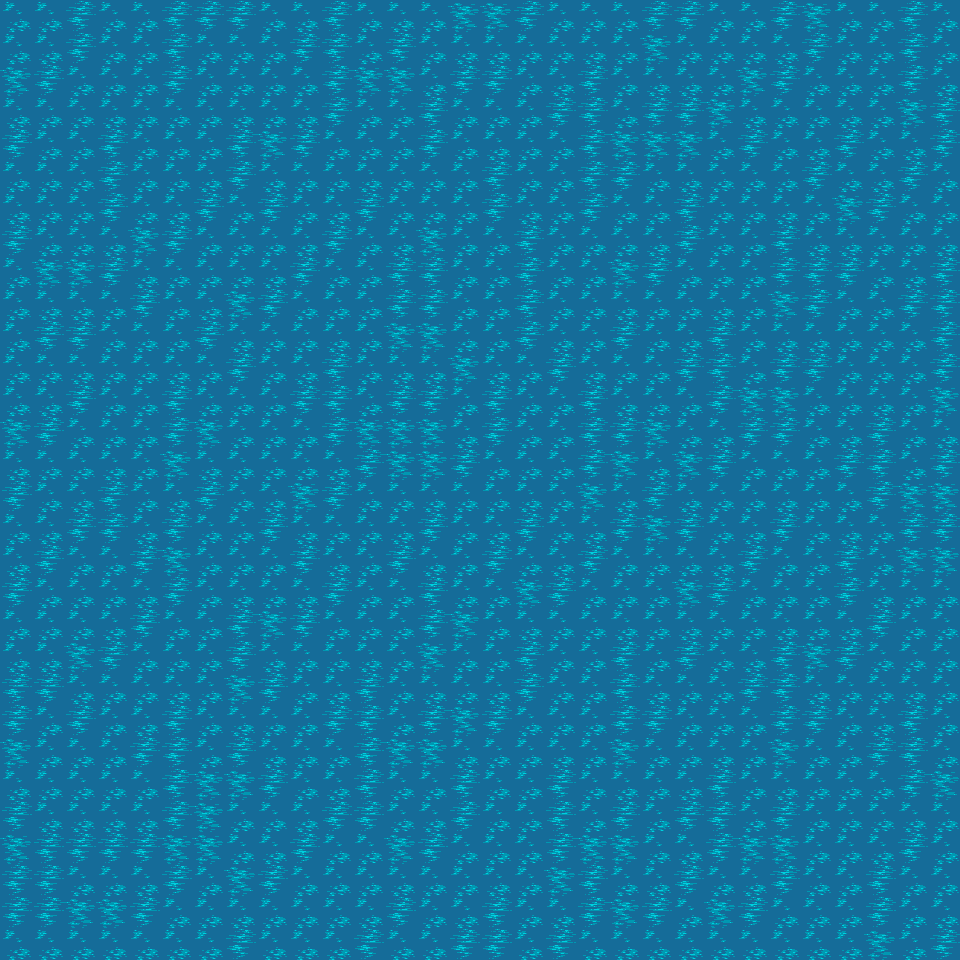

The image is a tile-based game level rendered from a .tmx file. Its description and complete source (layers, tilesets, objects, tile grids) follow:
An orthogonal 30x30 tile map with 32x32 px tiles, 1 tile layer (Ocean), 1 hidden layer not drawn, 2 tilesets.

<map version="1.0" orientation="orthogonal" renderorder="right-down" width="30" height="30" tilewidth="32" tileheight="32" nextobjectid="1">
 <tileset firstgid="1" name="forest_tiles" tilewidth="32" tileheight="32" tilecount="256" columns="16">
  <image source="../images/forest_tiles.png" width="512" height="512" />
 </tileset>
 <tileset firstgid="257" name="meta_tiles" tilewidth="32" tileheight="32" tilecount="2" columns="2">
  <image source="../images/meta_tiles.png" width="67" height="34" />
 </tileset>
 <layer name="Ocean" width="30" height="30">
  <data encoding="csv">
137,137,134,137,137,134,134,134,137,137,134,137,137,137,156,156,134,137,137,137,134,134,137,137,134,156,137,137,134,137,
137,137,134,137,137,134,137,137,137,134,134,137,134,137,137,137,137,137,137,137,156,137,137,137,137,134,137,137,134,137,
156,134,137,137,137,134,137,137,137,137,134,156,156,137,134,134,137,137,134,137,137,137,137,156,134,137,137,137,134,137,
137,137,137,137,137,137,137,137,137,137,134,137,137,134,137,137,137,134,134,137,134,134,156,137,137,137,137,137,156,134,
134,137,137,134,137,137,137,134,156,134,137,137,137,134,137,137,137,137,134,156,156,156,137,134,137,137,134,137,137,134,
137,137,137,134,137,137,137,134,137,137,137,137,137,137,137,134,137,137,134,134,137,137,137,137,137,134,137,137,134,137,
137,137,137,134,137,137,134,137,134,137,137,134,137,137,137,134,137,137,134,137,137,134,137,137,137,137,156,134,137,137,
134,137,137,137,156,134,137,137,137,137,134,137,137,156,137,137,134,137,137,137,137,134,137,137,134,137,137,137,137,137,
137,156,156,134,137,137,137,137,137,134,137,137,134,134,137,137,134,137,137,156,134,137,137,137,134,134,134,137,137,134,
137,137,137,137,134,137,137,156,134,137,137,137,134,134,137,137,134,137,137,137,137,137,137,137,156,134,137,137,134,134,
137,134,134,137,137,137,134,137,137,137,137,137,156,156,137,137,134,137,137,134,137,137,134,137,137,137,137,137,137,134,
137,137,137,137,137,137,137,134,137,137,134,137,137,137,156,137,137,134,137,137,137,134,134,137,134,134,137,137,137,134,
137,137,134,137,137,134,137,137,137,134,134,137,134,134,137,134,137,137,134,137,137,137,134,156,156,137,137,137,137,156,
156,134,137,137,137,134,156,137,137,137,134,156,156,156,137,134,137,137,134,134,156,137,137,134,134,137,137,134,137,137,
137,137,137,137,137,156,137,137,137,137,137,134,156,156,134,137,137,137,134,156,137,156,134,137,137,137,134,134,137,134,
134,137,137,134,137,137,134,137,137,156,134,137,137,137,137,137,137,137,156,137,134,137,137,137,137,137,137,134,156,156,
137,137,134,134,137,134,137,137,134,137,137,137,137,134,137,137,134,137,137,134,156,134,137,137,134,137,137,137,134,134,
137,134,137,137,134,156,137,137,137,134,137,137,134,137,137,134,137,137,134,137,137,137,137,134,137,137,134,137,156,156,
134,137,137,137,137,134,137,137,137,137,134,137,137,134,137,137,156,134,137,137,137,156,134,137,137,137,134,137,137,137,
137,137,137,137,134,137,137,134,156,134,137,137,137,134,156,137,137,137,137,137,137,137,137,137,137,137,137,134,137,137,
137,137,156,134,137,137,137,134,137,137,137,137,137,156,137,137,134,137,137,134,137,134,137,137,134,156,134,137,137,137,
134,134,137,137,137,137,137,156,134,137,137,134,137,137,137,137,134,137,137,134,137,137,137,134,134,137,137,137,137,137,
134,137,134,137,137,134,137,137,137,137,134,134,137,134,156,134,137,137,137,134,134,137,137,137,134,134,137,137,134,137,
156,137,137,137,134,134,137,134,137,137,137,134,156,156,137,137,137,137,137,156,137,137,137,137,156,137,137,134,134,137,
137,137,137,137,137,134,156,156,134,137,137,134,137,137,134,137,137,134,137,137,137,137,134,137,137,137,137,137,134,156,
134,137,137,137,137,134,156,137,137,137,134,134,137,137,134,137,137,134,137,134,137,134,134,137,134,137,137,137,137,137,
156,134,134,134,134,156,156,137,137,134,137,137,156,134,137,137,137,134,156,156,137,137,134,156,156,137,137,137,134,137,
134,134,137,137,137,134,137,156,134,137,137,137,137,137,137,137,137,156,134,137,137,134,137,137,134,137,137,134,137,137,
134,134,156,156,134,137,137,137,137,137,137,137,134,137,137,134,137,137,134,156,134,137,156,134,137,137,137,134,137,137,
137,137,137,137,137,137,137,134,137,137,137,134,137,137,134,134,137,134,137,137,137,137,137,137,137,137,137,156,137,134
</data>
 </layer>
 <layer name="Collision" width="30" height="30" visible="0">
  <data encoding="csv">
257,257,257,257,257,257,257,257,257,257,257,257,257,257,257,257,257,257,257,257,257,257,257,257,257,257,257,257,257,257,
257,257,257,257,257,257,257,257,257,257,257,257,257,257,257,257,257,257,257,257,257,257,257,257,257,257,257,257,257,257,
257,257,257,257,257,257,257,257,257,257,257,257,257,257,257,257,257,257,257,257,257,257,257,257,257,257,257,257,257,257,
257,257,257,257,257,257,257,257,257,257,257,257,257,257,257,257,257,257,257,257,257,257,257,257,257,257,257,257,257,257,
257,257,257,257,257,257,257,257,257,257,257,257,257,257,257,257,257,257,257,257,257,257,257,257,257,257,257,257,257,257,
257,257,257,257,257,257,257,257,257,257,257,257,257,257,257,257,257,257,257,257,257,257,257,257,257,257,257,257,257,257,
257,257,257,257,257,257,257,257,257,257,257,257,257,257,257,257,257,257,257,257,257,257,257,257,257,257,257,257,257,257,
257,257,257,257,257,257,257,257,257,257,257,257,257,257,257,257,257,257,257,257,257,257,257,257,257,257,257,257,257,257,
257,257,257,257,257,257,257,257,257,257,257,257,257,257,257,257,257,257,257,257,257,257,257,257,257,257,257,257,257,257,
257,257,257,257,257,257,257,257,257,257,257,257,257,257,257,257,257,257,257,257,257,257,257,257,257,257,257,257,257,257,
257,257,257,257,257,257,257,257,257,257,257,257,257,257,257,257,257,257,257,257,257,257,257,257,257,257,257,257,257,257,
257,257,257,257,257,257,257,257,257,257,257,257,257,257,257,257,257,257,257,257,257,257,257,257,257,257,257,257,257,257,
257,257,257,257,257,257,257,257,257,257,257,257,257,257,257,257,257,257,257,257,257,257,257,257,257,257,257,257,257,257,
257,257,257,257,257,257,257,257,257,257,257,257,257,257,257,257,257,257,257,257,257,257,257,257,257,257,257,257,257,257,
257,257,257,257,257,257,257,257,257,257,257,257,257,257,257,257,257,257,257,257,257,257,257,257,257,257,257,257,257,257,
257,257,257,257,257,257,257,257,257,257,257,257,257,257,257,257,257,257,257,257,257,257,257,257,257,257,257,257,257,257,
257,257,257,257,257,257,257,257,257,257,257,257,257,257,257,257,257,257,257,257,257,257,257,257,257,257,257,257,257,257,
257,257,257,257,257,257,257,257,257,257,257,257,257,257,257,257,257,257,257,257,257,257,257,257,257,257,257,257,257,257,
257,257,257,257,257,257,257,257,257,257,257,257,257,257,257,257,257,257,257,257,257,257,257,257,257,257,257,257,257,257,
257,257,257,257,257,257,257,257,257,257,257,257,257,257,257,257,257,257,257,257,257,257,257,257,257,257,257,257,257,257,
257,257,257,257,257,257,257,257,257,257,257,257,257,257,257,257,257,257,257,257,257,257,257,257,257,257,257,257,257,257,
257,257,257,257,257,257,257,257,257,257,257,257,257,257,257,257,257,257,257,257,257,257,257,257,257,257,257,257,257,257,
257,257,257,257,257,257,257,257,257,257,257,257,257,257,257,257,257,257,257,257,257,257,257,257,257,257,257,257,257,257,
257,257,257,257,257,257,257,257,257,257,257,257,257,257,257,257,257,257,257,257,257,257,257,257,257,257,257,257,257,257,
257,257,257,257,257,257,257,257,257,257,257,257,257,257,257,257,257,257,257,257,257,257,257,257,257,257,257,257,257,257,
257,257,257,257,257,257,257,257,257,257,257,257,257,257,257,257,257,257,257,257,257,257,257,257,257,257,257,257,257,257,
257,257,257,257,257,257,257,257,257,257,257,257,257,257,257,257,257,257,257,257,257,257,257,257,257,257,257,257,257,257,
257,257,257,257,257,257,257,257,257,257,257,257,257,257,257,257,257,257,257,257,257,257,257,257,257,257,257,257,257,257,
257,257,257,257,257,257,257,257,257,257,257,257,257,257,257,257,257,257,257,257,257,257,257,257,257,257,257,257,257,257,
257,257,257,257,257,257,257,257,257,257,257,257,257,257,257,257,257,257,257,257,257,257,257,257,257,257,257,257,257,257
</data>
 </layer>
</map>
